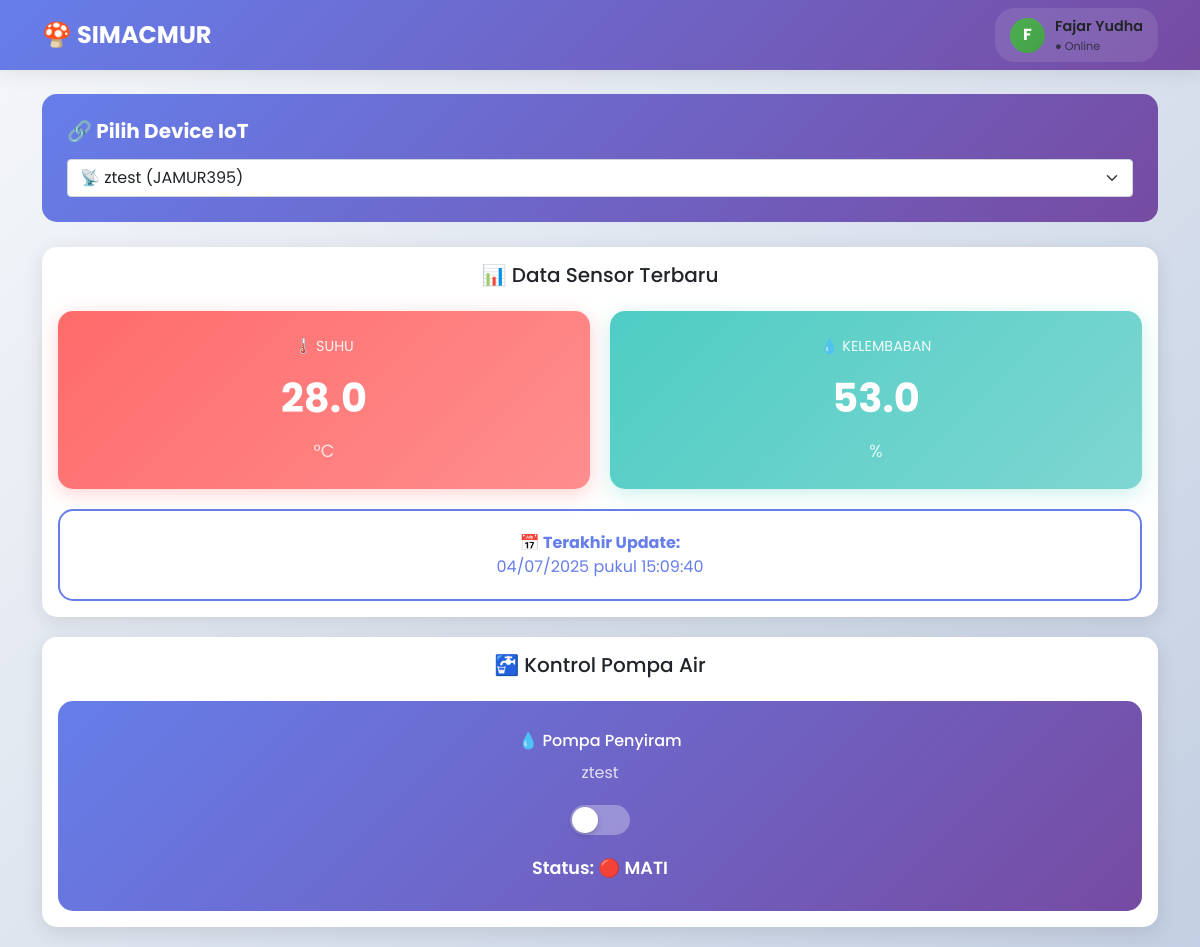
The app's page /dashboard2.php (signed in) with its own data.
### tables this page shows
CREATE TABLE `sensors` (
  `id` int(11) NOT NULL AUTO_INCREMENT,
  `kode_device` varchar(20) NOT NULL,
  `suhu` float NOT NULL,
  `kelembaban` float NOT NULL,
  `tanggal` date NOT NULL,
  `waktu` time NOT NULL,
  `timestamp` timestamp NOT NULL DEFAULT current_timestamp(),
  `relay_mode` varchar(20) DEFAULT 'manual',
  `rtc_time` varchar(10) DEFAULT NULL,
  PRIMARY KEY (`id`),
  KEY `kode_device` (`kode_device`),
  CONSTRAINT `sensors_ibfk_1` FOREIGN KEY (`kode_device`) REFERENCES `devices` (`kode`)
);

CREATE TABLE `devices` (
  `id` int(11) NOT NULL AUTO_INCREMENT,
  `kode` varchar(20) NOT NULL,
  `nama` varchar(100) NOT NULL,
  `pemilik` varchar(50) NOT NULL,
  `aktif` tinyint(1) DEFAULT 1,
  `dibuat` timestamp NOT NULL DEFAULT current_timestamp(),
  `deleted_at` timestamp NULL DEFAULT NULL,
  `deleted_by` varchar(50) DEFAULT NULL,
  `status_approval` enum('pending','approved','rejected') DEFAULT 'pending',
  `approved_by` varchar(50) DEFAULT NULL,
  `approved_at` timestamp NULL DEFAULT NULL,
  `rejection_reason` text DEFAULT NULL,
  `last_seen` timestamp NULL DEFAULT NULL,
  PRIMARY KEY (`id`),
  UNIQUE KEY `kode` (`kode`),
  KEY `pemilik` (`pemilik`),
  CONSTRAINT `devices_ibfk_1` FOREIGN KEY (`pemilik`) REFERENCES `users` (`username`)
);

CREATE TABLE `relays` (
  `id` int(11) NOT NULL AUTO_INCREMENT,
  `kode_device` varchar(20) NOT NULL,
  `status` int(11) DEFAULT 0,
  `terakhir_update` timestamp NOT NULL DEFAULT current_timestamp() ON UPDATE current_timestamp(),
  PRIMARY KEY (`id`),
  UNIQUE KEY `kode_device` (`kode_device`),
  CONSTRAINT `relays_ibfk_1` FOREIGN KEY (`kode_device`) REFERENCES `devices` (`kode`)
);

### dashboard2.php (the view, shortened to what this page needs)
<?php
require 'koneksi.php';
$username = $_SESSION["username"];
$nama_lengkap = $_SESSION["nama_lengkap"] ?? $username;
$device_query = "SELECT * FROM devices WHERE pemilik = '$username' AND aktif = 1";
$device_result = mysqli_query($conn, $device_query);
$devices = [];
while ($device = mysqli_fetch_assoc($device_result)) {
    $devices[] = $device;
}
$selected_device = $_GET['device'] ?? ($devices[0]['kode'] ?? null);
$device_name = '';
foreach ($devices as $device) {
    if ($device['kode'] === $selected_device) {
        $device_name = $device['nama'];
        break;
    }
}
$sensor_data = null;
$relay_status = 0;
if ($selected_device) {
    $sensor_query = "SELECT * FROM sensors WHERE kode_device = '$selected_device' ORDER BY timestamp DESC LIMIT 1";
    $sensor_result = mysqli_query($conn, $sensor_query);
    $sensor_data = mysqli_fetch_assoc($sensor_result);
    $relay_query = "SELECT status FROM relays WHERE kode_device = '$selected_device'";
    $relay_result = mysqli_query($conn, $relay_query);
    if ($relay_result) {
        $relay_row = mysqli_fetch_assoc($relay_result);
        $relay_status = $relay_row['status'] ?? 0;
    }
}
?>
<!DOCTYPE html>
<html lang="id">
<head>
    <link href="https://cdn.jsdelivr.net/npm/bootstrap@5.1.3/dist/css/bootstrap.min.css" rel="stylesheet">
</head>
<body>
    <nav class="navbar navbar-expand-lg navbar-dark">
        <div class="container">
            <span class="navbar-brand">🍄 SIMACMUR</span>
            <div class="dropdown">
                <div class="user-profile" data-bs-toggle="dropdown">
                    <div class="user-avatar">
                        <?php echo strtoupper(substr($username, 0, 1)); ?>
                    </div>
                    <div class="d-none d-md-block">
                        <div style="font-size: 0.9rem; font-weight: 600;"><?php echo $nama_lengkap; ?></div>
                        <div style="font-size: 0.7rem; opacity: 0.8;">● Online</div>
                    </div>
                </div>
            </div>
        </div>
    </nav>
    <div class="container mt-4">
        <?php if (empty($devices)): ?>
            <div class="card">
                <div class="card-body">
                    <div class="no-data">
                        <h4>📱 Belum Ada Device</h4>
                        <p>Anda belum memiliki device IoT. Silakan daftarkan device pertama Anda.</p>
                        <a href="daftar-device.php" class="btn btn-primary">Daftarkan Device</a>
                    </div>
                </div>
            </div>
        <?php else: ?>
            <div class="device-selector">
                <h5><strong>🔗 Pilih Device IoT</strong></h5>
                <select class="form-select mt-3" onchange="gantiDevice(this.value)">
                    <?php foreach ($devices as $device): ?>
                        <option value="<?php echo $device['kode']; ?>"
                                <?php echo ($device['kode'] === $selected_device) ? 'selected' : ''; ?>>
                            📡 <?php echo $device['nama']; ?> (<?php echo $device['kode']; ?>)
                        </option>
                    <?php endforeach; ?>
                </select>
            </div>
            <?php if ($selected_device): ?>
                <div class="card">
                    <div class="card-body">
                        <h5 class="card-title text-center mb-4">📊 Data Sensor Terbaru</h5>
                        <?php if ($sensor_data): ?>
                            <div class="data-grid">
                                <div class="data-card temperature">
                                    <div class="data-label">🌡️ SUHU</div>
                                    <div class="data-value" id="suhu-display">
                                        <?php echo number_format($sensor_data['suhu'], 1); ?>
                                    </div>
                                    <div class="data-unit">°C</div>
                                </div>
                                <div class="data-card humidity">
                                    <div class="data-label">💧 KELEMBABAN</div>
                                    <div class="data-value" id="kelembaban-display">
                                        <?php echo number_format($sensor_data['kelembaban'], 1); ?>
                                    </div>
                                    <div class="data-unit">%</div>
                                </div>
                            </div>
                            <div class="timestamp-card">
                                <strong>📅 Terakhir Update:</strong><br>
                                <?php
                                $tanggal = date('d/m/Y', strtotime($sensor_data['tanggal']));
                                $waktu = date('H:i:s', strtotime($sensor_data['waktu']));
                                echo "$tanggal pukul $waktu";
                                ?>
                            </div>
                        <?php endif; ?>
                    </div>
                </div>
                <div class="card">
                    <div class="card-body">
                        <h5 class="card-title text-center mb-4">🚰 Kontrol Pompa Air</h5>
                        <div class="pump-card">
                            <h6>💧 Pompa Penyiram</h6>
                            <p style="opacity: 0.8; margin: 10px 0;"><?php echo $device_name; ?></p>
                            <div class="pump-switch <?php echo ($relay_status == 1) ? 'active' : ''; ?>"
                                 onclick="togglePompa()">
                                <div class="pump-handle"></div>
                            </div>
                            <div id="pump-status" style="font-weight: 600; font-size: 1.1rem;">
                                Status: <?php echo ($relay_status == 1) ? '🟢 HIDUP' : '🔴 MATI'; ?>
                            </div>
                        </div>
                    </div>
                </div>
            <?php endif; ?>
        <?php endif; ?>
    </div>
</body>
</html>

### dashboard2.php (style rules this page uses)
body { font-family: 'Poppins', sans-serif; background: linear-gradient(135deg, #f5f7fa 0%, #c3cfe2 100%); min-height: 100vh; }
.navbar { background: linear-gradient(135deg, #667eea, #764ba2); box-shadow: 0 2px 20px rgba(0,0,0,0.1); }
.navbar-brand { font-weight: 700; font-size: 1.5rem; }
.user-profile { display: flex; align-items: center; gap: 10px; cursor: pointer; padding: 8px 15px; border-radius: 20px; background: rgba(255,255,255,0.1); transition: all 0.3s; }
.user-avatar { width: 35px; height: 35px; background: linear-gradient(135deg, #4CAF50, #45a049); border-radius: 50%; display: flex; align-items: center; justify-content: center; font-weight: bold; color: white; }
.card { border-radius: 15px; border: none; box-shadow: 0 5px 20px rgba(0,0,0,0.1); margin-bottom: 20px; }
.device-selector { background: linear-gradient(135deg, #667eea, #764ba2); color: white; border-radius: 15px; padding: 25px; margin-bottom: 25px; }
.data-grid { display: grid; grid-template-columns: repeat(auto-fit, minmax(250px, 1fr)); gap: 20px; margin-bottom: 20px; }
.data-card { background: linear-gradient(135deg, #4CAF50, #45a049); color: white; padding: 25px; border-radius: 15px; text-align: center; box-shadow: 0 5px 20px rgba(76, 175, 80, 0.3); transition: transform 0.3s; }
.data-card.temperature { background: linear-gradient(135deg, #FF6B6B, #FF8E8E); box-shadow: 0 5px 20px rgba(255, 107, 107, 0.3); }
.data-card.humidity { background: linear-gradient(135deg, #4ECDC4, #7ED6D1); box-shadow: 0 5px 20px rgba(78, 205, 196, 0.3); }
.data-value { font-size: 2.5rem; font-weight: 700; margin: 10px 0; }
.data-label { font-size: 0.9rem; opacity: 0.9; margin-bottom: 5px; }
.data-unit { font-size: 1.1rem; opacity: 0.8; }
.pump-card { background: linear-gradient(135deg, #667eea, #764ba2); color: white; padding: 30px; border-radius: 15px; text-align: center; }
.pump-switch { width: 60px; height: 30px; background: rgba(255,255,255,0.3); border-radius: 15px; position: relative; cursor: pointer; margin: 20px auto; transition: all 0.3s; }
.pump-handle { width: 26px; height: 26px; background: white; border-radius: 50%; position: absolute; top: 2px; left: 2px; transition: all 0.3s; box-shadow: 0 2px 5px rgba(0,0,0,0.2); }
.timestamp-card { background: white; border: 2px solid #667eea; color: #667eea; padding: 20px; border-radius: 15px; text-align: center; }

### records on screen
sensors: suhu "28.0", kelembaban "53.0", tanggal "04/07/2025", waktu "15:09:40"
devices: nama "ztest"

### other values on screen
substr($username, 0, 1) "F"
$nama_lengkap "Fajar Yudha"
